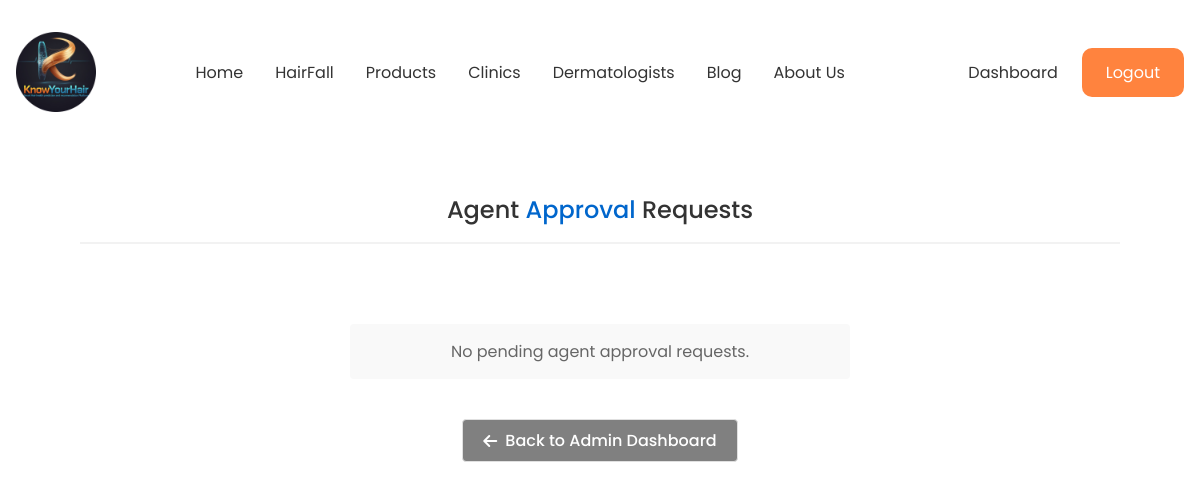
The app's page /user/user/agent-approvals/ (signed in), older data.
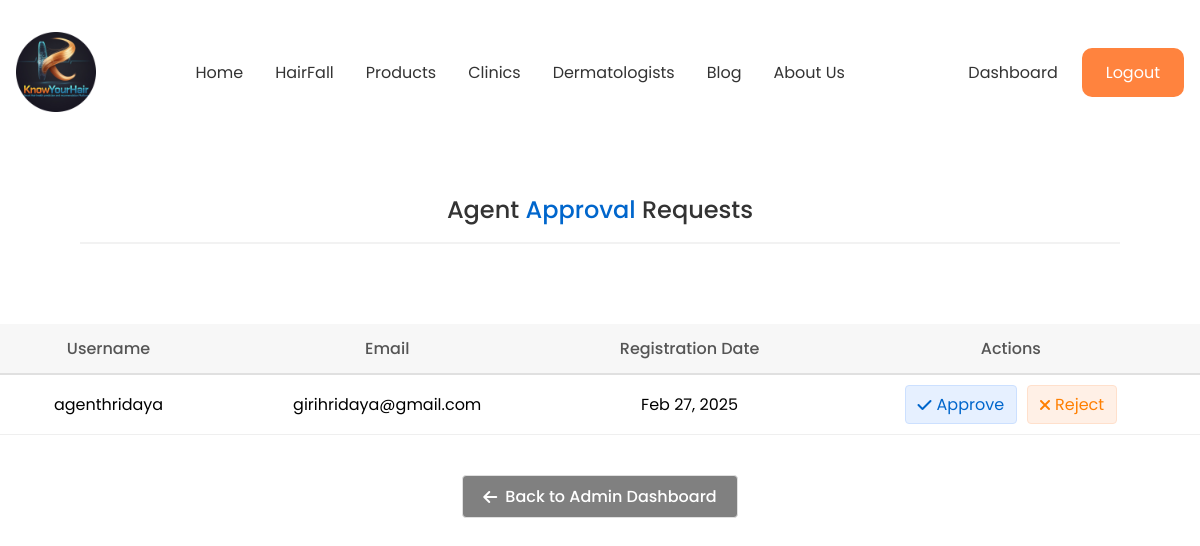
The same page, newer data.
### user/models.py (models this page shows, shortened)
class Agent(models.Model):
    STATUS_CHOICES = (
        ('pending', 'Pending Approval'),
        ('approved', 'Approved'),
        ('rejected', 'Rejected'),
    )
    profile = models.OneToOneField(Profile, on_delete=models.CASCADE, related_name='agent')
    role = models.CharField(max_length=100, blank=True, null=True, default='staff')
    status = models.CharField(max_length=20, choices=STATUS_CHOICES, default='pending')
    approved_at = models.DateTimeField(blank=True, null=True)

class Profile(models.Model):
    user = models.OneToOneField(User, on_delete=models.CASCADE)
    image = models.ImageField(default='default_user.jpg', upload_to='profiles/')
    phone_number = models.CharField(max_length=15, blank=True, null=True)
    address = models.TextField(blank=True, null=True)
    gender = models.CharField(max_length=10, blank=True, null=True)
    age = models.IntegerField(blank=True, null=True)

### user/views.py (the view)
# urls.py: path('user/agent-approvals/', user_view.agent_approval_list, name='agent_approval_list'),
@user_passes_test(lambda u: u.is_staff)
def agent_approval_list(request):
    pending_agents = Agent.objects.filter(status='pending')
    return render(request, 'user/agent_approval_list.html', {
        'pending_agents': pending_agents
    })

### user/templates/user/agent_approval_list.html (shortened to what this page needs)
{% extends 'base/base.html' %}
{% block content %}
<div class="container mt-5">
    <div class="page-header">
        <h2 class="page-title">Agent <span>Approval</span> Requests</h2>
    </div>
    {% if pending_agents %}
    <div class="table-responsive">
        <table class="approval-table">
            <thead>
                <tr>
                    <th>Username</th>
                    <th>Email</th>
                    <th>Registration Date</th>
                    <th>Actions</th>
                </tr>
            </thead>
            <tbody>
                {% for agent in pending_agents %}
                <tr>
                    <td>{{ agent.profile.user.username }}</td>
                    <td>{{ agent.profile.user.email }}</td>
                    <td>{{ agent.profile.user.date_joined|date:"M d, Y" }}</td>
                    <td>
                        <div class="action-buttons">
                            <a href="{% url 'approve_agent' agent.pk %}" class="btn-approve">
                                <i class="fas fa-check"></i> Approve
                            </a>
                            <a href="{% url 'reject_agent' agent.pk %}" class="btn-reject">
                                <i class="fas fa-times"></i> Reject
                            </a>
                        </div>
                    </td>
                </tr>
                {% endfor %}
            </tbody>
        </table>
    </div>
    {% else %}
    <div class="no-requests">
        <p class="mb-0">No pending agent approval requests.</p>
    </div>
    {% endif %}
    <div class="back-btn-container">
        <a href="{% url 'adminDash' %}" class="back-btn">
            <i class="fas fa-arrow-left"></i> Back to Admin Dashboard
        </a>
    </div>
</div>
{% endblock %}

Row changes from the older to the newer data that the page shows:
added Agent: profile.user.username "agenthridaya", profile.user.email "girihridaya@gmail.com", profile.user.date_joined "Feb 27, 2025"
Text that changed along with them:
text no longer shown: "No pending agent approval requests."
text now shown: "Username Email Registration Date Actions"
